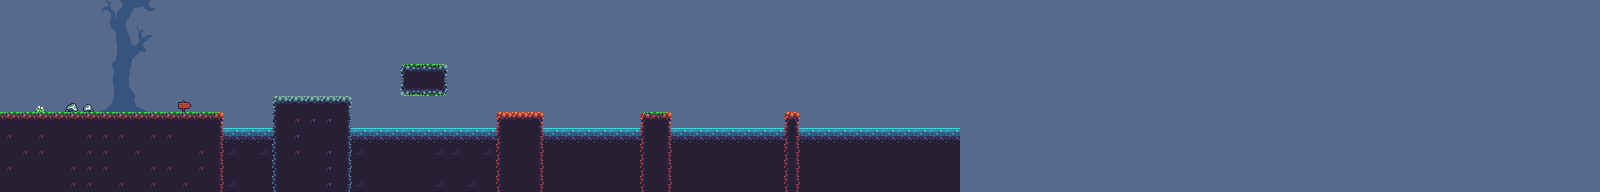

Below is a game level as drawn by its tile map, then a one-line description and the .tmx that defines it (tile-layer data replaced by summaries):
An orthogonal 100x12 tile map with 16x16 px tiles, 3 tile layers (background, death, ground).

<map version="1.2" tiledversion="1.3.1" orientation="orthogonal" renderorder="right-down" compressionlevel="0" width="100" height="12" tilewidth="16" tileheight="16" infinite="0" backgroundcolor="#586a8c" nextlayerid="4" nextobjectid="1">
 <editorsettings>
  <export target="map.json" format="json" />
 </editorsettings>
 <tileset firstgid="1" name="sheet" tilewidth="16" tileheight="16" tilecount="136" columns="17">
  <image source="sheet.png" width="272" height="128" />
 </tileset>
 <layer id="2" name="background" width="100" height="12">
  <data>[1200 cells, 139 non-empty, 41 distinct tile ids]</data>
 </layer>
 <layer id="3" name="death" width="100" height="12">
  <data>[1200 cells, 41 non-empty, 3 distinct tile ids]</data>
 </layer>
 <layer id="1" name="ground" width="100" height="12">
  <data>[1200 cells, 168 non-empty, 22 distinct tile ids]</data>
 </layer>
</map>
